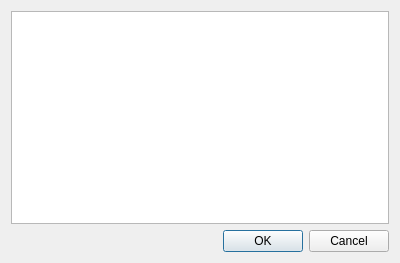
<?xml version="1.0" encoding="UTF-8"?>
<ui version="4.0">
 <class>Dialog</class>
 <widget class="QDialog" name="Dialog">
  <property name="geometry">
   <rect>
    <x>0</x>
    <y>0</y>
    <width>400</width>
    <height>263</height>
   </rect>
  </property>
  <property name="windowTitle">
   <string>Dialog</string>
  </property>
  <layout class="QVBoxLayout" name="verticalLayout">
   <item>
    <widget class="QListWidget" name="listWidget">
     <property name="selectionMode">
      <enum>QAbstractItemView::ExtendedSelection</enum>
     </property>
    </widget>
   </item>
   <item>
    <widget class="QDialogButtonBox" name="buttonBox">
     <property name="orientation">
      <enum>Qt::Horizontal</enum>
     </property>
     <property name="standardButtons">
      <set>QDialogButtonBox::Cancel|QDialogButtonBox::Ok</set>
     </property>
    </widget>
   </item>
  </layout>
 </widget>
 <resources/>
 <connections>
  <connection>
   <sender>buttonBox</sender>
   <signal>accepted()</signal>
   <receiver>Dialog</receiver>
   <slot>accept()</slot>
   <hints>
    <hint type="sourcelabel">
     <x>248</x>
     <y>254</y>
    </hint>
    <hint type="destinationlabel">
     <x>157</x>
     <y>274</y>
    </hint>
   </hints>
  </connection>
  <connection>
   <sender>buttonBox</sender>
   <signal>rejected()</signal>
   <receiver>Dialog</receiver>
   <slot>reject()</slot>
   <hints>
    <hint type="sourcelabel">
     <x>316</x>
     <y>260</y>
    </hint>
    <hint type="destinationlabel">
     <x>286</x>
     <y>274</y>
    </hint>
   </hints>
  </connection>
 </connections>
</ui>
